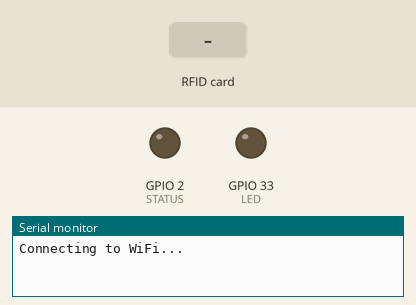
A sketch run on a simulated ESP32. On the bench: output pins drawn as LEDs (lit = HIGH), the last lines printed to the serial monitor. Inputs (shaded band) come from the test bench. WiFi joins after 1.5 s; servers stay silent unless stated; uploads are accepted with an empty reply.

Above: at 0.1 s.
At 3.2 s:
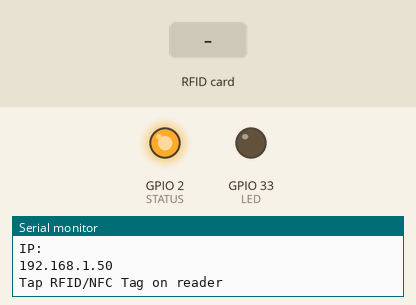
3.3 s: RFID card 5E 7A 19 C4 held to the reader
At 4.8 s:
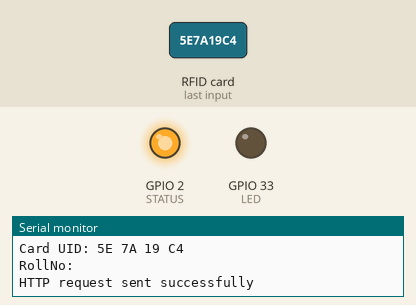
Timing chart, 0 to 6.3 s (numbered marks = the images above; inputs shaded):
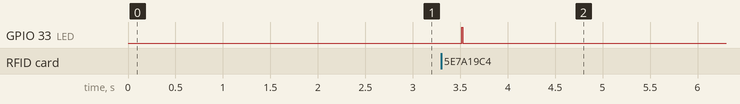

The sketch:

main.ino
```cpp
#include <SPI.h>
#include <MFRC522.h>
#include <WiFi.h>
#include <HTTPClient.h>
#include <ArduinoJson.h>

#define SS_PIN 5
#define RST_PIN 22

#define LED 33
#define STATUS 2

MFRC522 rfid(SS_PIN, RST_PIN);

char card[22];

const char *ssid = "todo";
const char *password = "todotodo";

void setup()
{
  Serial.begin(115200);

  pinMode(LED,OUTPUT);
  pinMode(STATUS, OUTPUT);

  Serial.println("Connecting to WiFi...");
  WiFi.begin(ssid, password);
  while (WiFi.status() != WL_CONNECTED)
  {
    delay(1000);
    Serial.print(".");
  }
  digitalWrite(STATUS, HIGH);
  Serial.println("Connected to WiFi");
  Serial.println("IP: ");
  Serial.print(WiFi.localIP());
  Serial.println("");

  SPI.begin();
  // Initialize RFID reader
  rfid.PCD_Init();

  Serial.println("\nTap RFID/NFC Tag on reader");
}

void sendHttpRequest(const char *url, const char *uid, const char *rollno)
{
  if (WiFi.status() == WL_CONNECTED)
  {
    HTTPClient http;
    http.begin(url);
    http.addHeader("Content-Type", "application/json");

    StaticJsonDocument<200> jsonDoc;
    jsonDoc["uid"] = uid;
    jsonDoc["rollno"] = rollno;

    String requestBody;
    serializeJson(jsonDoc, requestBody);

    int httpCode = http.POST(requestBody);

    if (httpCode == HTTP_CODE_OK)
    {
      digitalWrite(LED, HIGH);
      delay(10);
      Serial.println("HTTP request sent successfully");
      digitalWrite(LED, LOW);
    }
    else
    {
      Serial.println("Failed to send HTTP request");
      Serial.println(httpCode);
    }

    http.end();
  }
  else
  {
    Serial.println("WiFi not connected");
  }
}

String ConvertToRollno()
{
  MFRC522::MIFARE_Key key;
  for (byte i = 0; i < 6; i++)
  {
    key.keyByte[i] = 0xFF; // Using default key value
  }

  byte sector = 1;
  byte blockAddr = 4;
  byte buffer[18];
  byte bufferSize = sizeof(buffer);

  // Authenticate using key A
  MFRC522::StatusCode status = rfid.PCD_Authenticate(MFRC522::PICC_CMD_MF_AUTH_KEY_A, blockAddr, &key, &(rfid.uid));

  // Read data from the block
  status = rfid.MIFARE_Read(blockAddr, buffer, &bufferSize);
  if (status == MFRC522::STATUS_OK)
  {
    String rollNo = "";
    for (uint8_t i = 0; i < 16; i++)
    {
      if (buffer[i] >= 32 && buffer[i] <= 126 && buffer[i] != '#')
      {
        rollNo += (char)buffer[i];
      }
    }
    return rollNo;
  }
  else
  {
    return "";
  }
}

void loop()
{
  if (rfid.PICC_IsNewCardPresent() && rfid.PICC_ReadCardSerial())
  {

    // Clear the card array
    memset(card, 0, sizeof(card));

    // Process the UID
    for (byte i = 0; i < rfid.uid.size; i++)
    {
      // Convert each byte to hex and store in the card array
      sprintf(&card[i * 3], "%02X ", rfid.uid.uidByte[i]);
    }

    card[rfid.uid.size * 3 - 1] = '\0';

    // Print the card array for verification
    Serial.print("Card UID: ");
    Serial.println(card);
    String rollNo = ConvertToRollno();
    Serial.print("RollNo: ");
    Serial.println(rollNo);
    Serial.println("");

    // Send the rollno and uid to the server
    sendHttpRequest("http://192.168.5.99:3000/api/endpoint", card, rollNo.c_str());

    // Halt PICC and stop encryption on PCD
    rfid.PICC_HaltA();
    rfid.PCD_StopCrypto1();
  }
}
```

Measured:
- after the input at 3.3 s, GPIO 33 (LED): LOW → HIGH after 0.22 s, → LOW 0.01 s later
